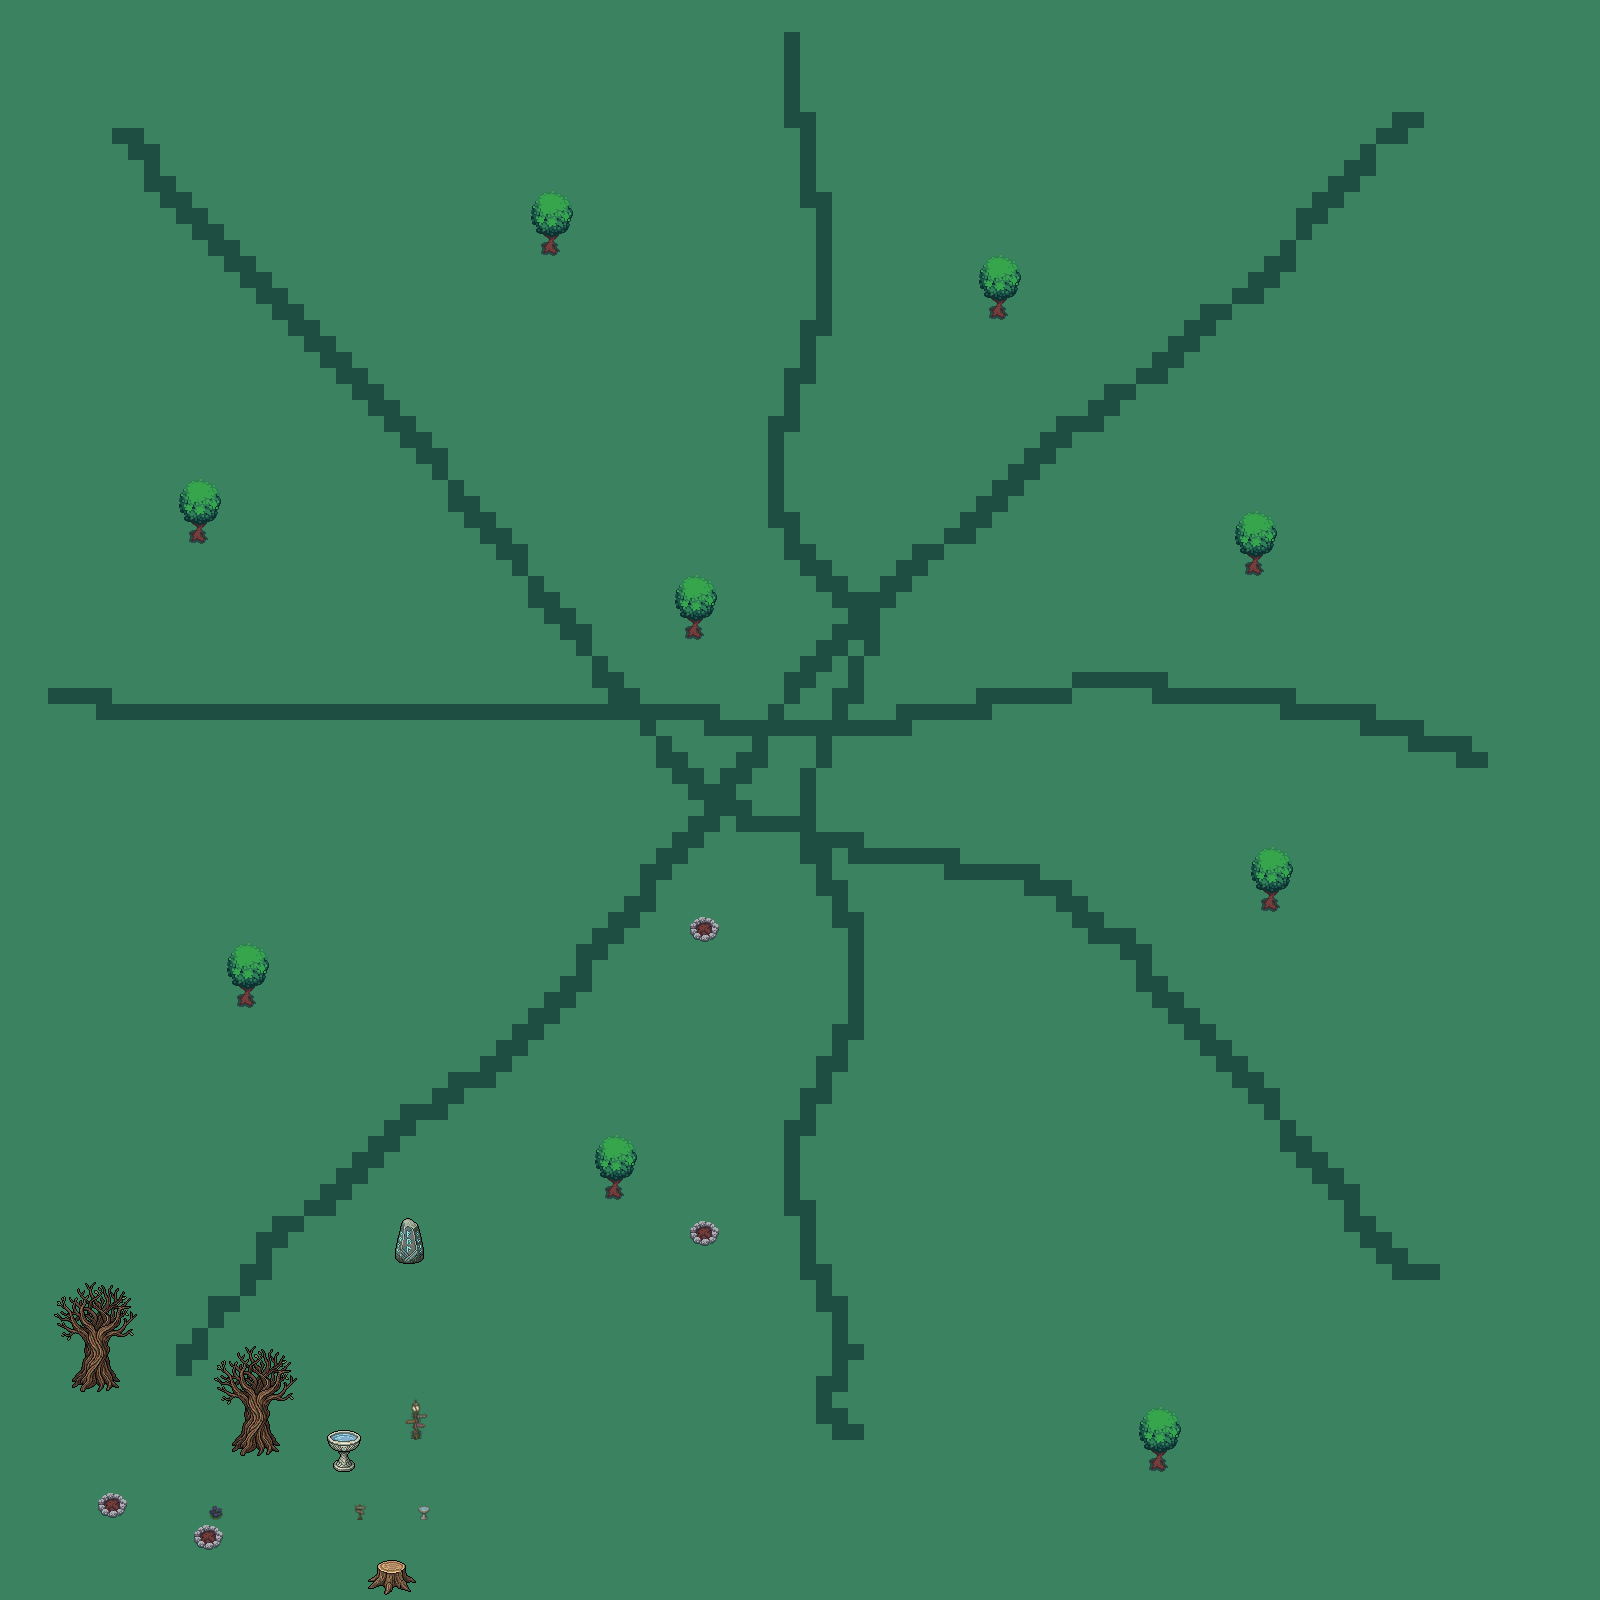

A 2D game scene composited from a Tiled map and its tileset images. What follows is a short description and the map's XML, with each tile layer's data collapsed to a summary:
An orthogonal 100x100 tile map with 16x16 px tiles, 4 tile layers (ground, decorations, treesBottom, treesTop), 3 tilesets and 6 objects (player_spawn, ritual1).

<map version="1.10" tiledversion="1.12.2" orientation="orthogonal" renderorder="right-down" width="100" height="100" tilewidth="16" tileheight="16" infinite="0" nextlayerid="12" nextobjectid="18">
 <tileset firstgid="1" source="../tilesets/spr_grass_tileset.tsx" />
 <tileset firstgid="871" source="../tilesets/EFOutside_Bb.tsx" />
 <tileset firstgid="3175" source="../tilesets/EFOutside_B.tsx" />
 <layer id="1" name="ground" width="100" height="100">
  <data>[10000 cells, 10000 non-empty, 2 distinct tile ids]</data>
 </layer>
 <layer id="2" name="decorations" width="100" height="100">
  <data>[10000 cells, 160 non-empty, 52 distinct tile ids]</data>
 </layer>
 <layer id="5" name="treesBottom" width="100" height="100">
  <data>[10000 cells, 16 non-empty, 8 distinct tile ids]</data>
 </layer>
 <layer id="6" name="treesTop" width="100" height="100">
  <data>[10000 cells, 48 non-empty, 24 distinct tile ids]</data>
 </layer>
 <objectgroup id="4" name="collision">
  <object id="1" x="85.3416" y="1354.62" width="22.588" height="6.85995">
   <polygon points="0,0 22.588,0 22.588,6.85995 0,6.85995" />
  </object>
  <object id="5" x="245.131" y="1418.33" width="22.8779" height="6.66667">
   <polygon points="0,0 22.8779,0 22.8779,6.66667 0,6.66667" />
  </object>
  <object id="15" x="204.127" y="1524.95">
   <polygon points="0,0 13.5295,3.04414 18.9413,13.6986 7.94859,23.1693 -5.58092,20.9707 -10.4854,7.44123" />
  </object>
  <object id="16" x="108.667" y="1494.33">
   <polygon points="0,0 13.5295,3.04414 18.9413,13.6986 7.94859,23.1693 -5.58092,20.9707 -10.4854,7.44123" />
  </object>
  <object id="17" name="player_spawn" x="157.576" y="1433.33">
   <point />
  </object>
 </objectgroup>
 <objectgroup id="11" name="spawn_collision" />
 <objectgroup id="10" name="ritual">
  <object id="14" name="ritual1" x="394.727" y="1218.18" width="28.9091" height="45.6364" />
 </objectgroup>
</map>
